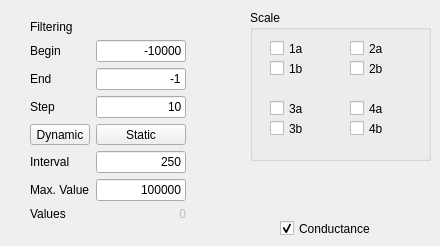
       <widget class="QWidget" name="tab_4">
        <attribute name="title">
         <string>View</string>
        </attribute>
        <widget class="QWidget" name="formLayoutWidget_2">
         <property name="geometry">
          <rect>
           <x>20</x>
           <y>10</y>
           <width>176</width>
           <height>221</height>
          </rect>
         </property>
         <layout class="QFormLayout" name="formLayout_2">
          <property name="fieldGrowthPolicy">
           <enum>QFormLayout::AllNonFixedFieldsGrow</enum>
          </property>
          <property name="margin">
           <number>10</number>
          </property>
          <item row="0" column="0">
           <widget class="QLabel" name="label_10">
            <property name="text">
             <string>Filtering</string>
            </property>
           </widget>
          </item>
          <item row="1" column="0">
           <widget class="QLabel" name="label_2">
            <property name="text">
             <string>Begin</string>
            </property>
           </widget>
          </item>
          <item row="1" column="1">
           <widget class="QLineEdit" name="editViewBegin">
            <property name="text">
             <string>-10000</string>
            </property>
            <property name="alignment">
             <set>Qt::AlignRight|Qt::AlignTrailing|Qt::AlignVCenter</set>
            </property>
           </widget>
          </item>
          <item row="2" column="0">
           <widget class="QLabel" name="label">
            <property name="text">
             <string>End</string>
            </property>
           </widget>
          </item>
          <item row="2" column="1">
           <widget class="QLineEdit" name="editViewEnd">
            <property name="text">
             <string>-1</string>
            </property>
            <property name="alignment">
             <set>Qt::AlignRight|Qt::AlignTrailing|Qt::AlignVCenter</set>
            </property>
           </widget>
          </item>
          <item row="3" column="0">
           <widget class="QLabel" name="label_3">
            <property name="text">
             <string>Step</string>
            </property>
           </widget>
          </item>
          <item row="3" column="1">
           <widget class="QLineEdit" name="editViewStep">
            <property name="text">
             <string>10</string>
            </property>
            <property name="alignment">
             <set>Qt::AlignRight|Qt::AlignTrailing|Qt::AlignVCenter</set>
            </property>
           </widget>
          </item>
          <item row="6" column="0">
           <widget class="QLabel" name="label_17">
            <property name="text">
             <string>Interval</string>
            </property>
           </widget>
          </item>
          <item row="6" column="1">
           <widget class="QLineEdit" name="editTimerInterval">
            <property name="text">
             <string>250</string>
            </property>
            <property name="alignment">
             <set>Qt::AlignRight|Qt::AlignTrailing|Qt::AlignVCenter</set>
            </property>
           </widget>
          </item>
          <item row="7" column="0">
           <widget class="QLabel" name="label_40">
            <property name="text">
             <string>Max. Value</string>
            </property>
           </widget>
          </item>
          <item row="7" column="1">
           <widget class="QLineEdit" name="editMaximumValues">
            <property name="text">
             <string>100000</string>
            </property>
            <property name="alignment">
             <set>Qt::AlignRight|Qt::AlignTrailing|Qt::AlignVCenter</set>
            </property>
           </widget>
          </item>
          <item row="8" column="0">
           <widget class="QLabel" name="label_58">
            <property name="text">
             <string>Values</string>
            </property>
           </widget>
          </item>
          <item row="8" column="1">
           <widget class="QLabel" name="labSample">
            <property name="enabled">
             <bool>false</bool>
            </property>
            <property name="layoutDirection">
             <enum>Qt::LeftToRight</enum>
            </property>
            <property name="text">
             <string>0</string>
            </property>
            <property name="alignment">
             <set>Qt::AlignRight|Qt::AlignTrailing|Qt::AlignVCenter</set>
            </property>
           </widget>
          </item>
          <item row="5" column="1">
           <widget class="QPushButton" name="pushButton">
            <property name="text">
             <string>Static</string>
            </property>
           </widget>
          </item>
          <item row="5" column="0">
           <widget class="QPushButton" name="pushButton_2">
            <property name="text">
             <string>Dynamic</string>
            </property>
           </widget>
          </item>
         </layout>
        </widget>
        <widget class="QGroupBox" name="groupBox_3">
         <property name="geometry">
          <rect>
           <x>250</x>
           <y>10</y>
           <width>181</width>
           <height>151</height>
          </rect>
         </property>
         <property name="title">
          <string>Scale</string>
         </property>
         <widget class="QCheckBox" name="checkAuto2a">
          <property name="geometry">
           <rect>
            <x>100</x>
            <y>30</y>
            <width>70</width>
            <height>17</height>
           </rect>
          </property>
          <property name="text">
           <string>2a</string>
          </property>
         </widget>
         <widget class="QCheckBox" name="checkAuto1b">
          <property name="geometry">
           <rect>
            <x>20</x>
            <y>50</y>
            <width>70</width>
            <height>17</height>
           </rect>
          </property>
          <property name="text">
           <string>1b</string>
          </property>
         </widget>
         <widget class="QCheckBox" name="checkAuto4b">
          <property name="geometry">
           <rect>
            <x>100</x>
            <y>110</y>
            <width>70</width>
            <height>17</height>
           </rect>
          </property>
          <property name="text">
           <string>4b</string>
          </property>
         </widget>
         <widget class="QCheckBox" name="checkAuto2b">
          <property name="geometry">
           <rect>
            <x>100</x>
            <y>50</y>
            <width>70</width>
            <height>17</height>
           </rect>
          </property>
          <property name="text">
           <string>2b</string>
          </property>
         </widget>
         <widget class="QCheckBox" name="checkAuto4a">
          <property name="geometry">
           <rect>
            <x>100</x>
            <y>90</y>
            <width>70</width>
            <height>17</height>
           </rect>
          </property>
          <property name="text">
           <string>4a</string>
          </property>
         </widget>
         <widget class="QCheckBox" name="checkAuto1a">
          <property name="geometry">
           <rect>
            <x>20</x>
            <y>30</y>
            <width>70</width>
            <height>17</height>
           </rect>
          </property>
          <property name="text">
           <string>1a</string>
          </property>
         </widget>
         <widget class="QCheckBox" name="checkAuto3b">
          <property name="geometry">
           <rect>
            <x>20</x>
            <y>110</y>
            <width>70</width>
            <height>17</height>
           </rect>
          </property>
          <property name="text">
           <string>3b</string>
          </property>
         </widget>
         <widget class="QCheckBox" name="checkAuto3a">
          <property name="geometry">
           <rect>
            <x>20</x>
            <y>90</y>
            <width>70</width>
            <height>17</height>
           </rect>
          </property>
          <property name="text">
           <string>3a</string>
          </property>
         </widget>
        </widget>
        <widget class="QCheckBox" name="checkViewConductance">
         <property name="geometry">
          <rect>
           <x>280</x>
           <y>220</y>
           <width>111</width>
           <height>17</height>
          </rect>
         </property>
         <property name="text">
          <string>Conductance</string>
         </property>
         <property name="checked">
          <bool>true</bool>
         </property>
        </widget>
       </widget>
